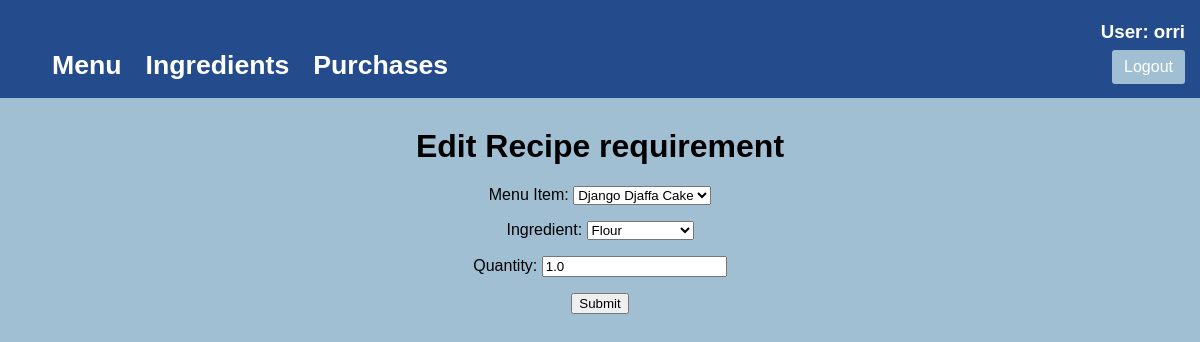
Screenshot of /recipe/update/1 (signed in) with the database file from the repository.
### inventory/models.py (models this page shows, shortened)
class RecipeRequirement(models.Model):
    menu_item = models.ForeignKey(MenuItem, verbose_name="Menu Item", on_delete=models.CASCADE)
    ingredient = models.ForeignKey(Ingredient, verbose_name="Ingredient", on_delete=models.CASCADE)
    quantity = models.FloatField(default=0, verbose_name="Quantity")

### inventory/views.py (the view)
# urls.py: path("recipe/update/<pk>",views.RecipeUpdate.as_view(),name="recipeupdate"),
class RecipeUpdate(LoginRequiredMixin, UpdateView):
   model = RecipeRequirement
   template_name = "inventory/recipe_update_form.html"
   form_class = RecipeReqUpdateForm

### inventory/forms.py
class RecipeReqUpdateForm(forms.ModelForm):
    class Meta:
        model = RecipeRequirement
        fields = "__all__"

### inventory/models.py (called while the page is built)
    def __str__(self):
        return '{}'.format(self.menuitemName)

    def __str__(self):
        return '{}'.format(self.ingredientName)

### inventory/templates/inventory/recipe_update_form.html (shortened to what this page needs)
{% extends 'inventory/base.html' %}
{% block content %}
<h1>Edit Recipe requirement</h1>
<form method="POST">
    <div>
        {{ form.as_p }}
        <input type="submit" value="Submit"/>
    </div>
</form>
{% endblock %}

### inventory/templates/inventory/base.html (shortened to what this page needs)
{% load static %}
<!DOCTYPE html>
<html>
    <head>
        <link rel="stylesheet" href="{% static 'inventory/base_style.css' %}"/>
    </head>
    <body>
        <header class="page-header" >
            {% if user.is_authenticated %}
                <h3 class="user-name">User: {{ user.username }}</h3>
            {% endif %}
            <div class="container">
                <h1><a href="{% url 'menu' %}" class="nav-link1">Menu</a></h1>
                <h1><a href="{% url 'ingr' %}" class="nav-link2">Ingredients</a></h1>
                <h1><a href="{% url 'purch' %}" class="nav-link4">Purchases</a></h1>
                {% if user.is_authenticated %}
                    <a class="logout-button" href="{% url 'logout' %}">Logout</a>
                {% else %}
                    <a class="logout-button" href="{% url 'login' %}">Login</a>
                {% endif %}
            </div>
        </header>
        {% block content%}
        {% endblock %}
    </body>
</html>

### inventory/static/inventory/base_style.css (style rules this page uses)
html { font-family: Arial, Helvetica, sans-serif; text-align: center; }
body, html { padding: 0; margin: 0; background-color: #a0bfd3; }
h1 { color: black; }
h3 { color: white; }
.page-header { background-color: #244b8c; margin-top: 0; margin-bottom: 30px; padding: 20px 20px 60px 40px; }
.page-header h1, .page-header h1 a, .page-header h1 a:visited, .page-header h1 a:active { color: #ffffff; font-size: 20pt; text-decoration: none; }
.container a { float:left; padding: 12px; }
.logout-button { color: white; background-color: #a0bfd3; border-radius: 3px; text-decoration: none; position: absolute; top: 50px; right: 15px; height: 10px; display: flex; justify-content: center; align-items: center; }
.user-name { position: absolute; top: 2px; right: 15px; }

### rows the page displays
RecipeRequirement: menu_item "Django Djaffa Cake", ingredient "Flour", quantity "1.0"

### other values shown
{{ user.username }} "orri"
